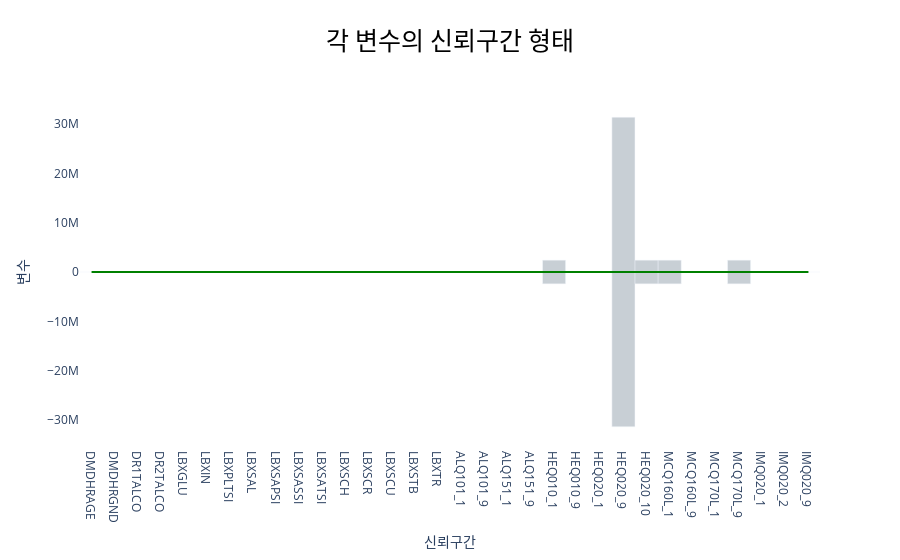

Source (notebook cell):
### Code cell
# 변수별 최소값, 최대값을 하나의 막대 그래프로 표현
fig = go.Figure()

for i in range(len(coef)):
    variable_name = names[i]
    
    range_color = color[i]
    range_height = conf_int.iloc[i, 1] - conf_int.iloc[i, 0]

    # 하나의 막대 그래프로 최소값과 최대값을 표현
    fig.add_trace(go.Bar(
        x=[variable_name],
        y=[range_height],
        base=[conf_int.iloc[i, 0]],
        marker=dict(color=range_color, line=dict(width=0.5)),
        showlegend=False,
        name=variable_name,
    ))

# y=0 직선 추가
fig.add_trace(go.Scatter(
    x=names,
    y=[0] * len(names),
    mode='lines',
    line=dict(color='green', width=2),
    name='y=0 line'
))

# 그래프 레이아웃 설정
fig.update_layout(
    title_text="각 변수의 신뢰구간 형태",
    title_x=0.5,
    title_xanchor='center',
    title_font_size=25,
    title_font_color='black',
    title_font_family='NanumSquare',
    plot_bgcolor='#ffffff',
    xaxis=dict(title='신뢰구간'),
    yaxis=dict(title='변수'),
    showlegend=False,
    bargap = 0
)

fig.update_traces(
    marker_opacity=0.4,
)

fig.show()

### Figure 1 — Plotly figure (JSON) as saved in the notebook; plotly's stock layout.template omitted (floating-point values rounded to 4 significant figures)
{"data": [{"base": [-0.02932], "marker": {"color": "lightslategray", "line": {"width": 0.5}, "opacity": 0.4}, "name": "DMDHRAGE", "showlegend": false, "type": "bar", "x": ["DMDHRAGE"], "y": [0.04572]}, {"base": [-0.8742], "marker": {"color": "lightslategray", "line": {"width": 0.5}, "opacity": 0.4}, "name": "DMDHRGND", "showlegend": false, "type": "bar", "x": ["DMDHRGND"], "y": [1.397]}, {"base": [-0.02619], "marker": {"color": "lightslategray", "line": {"width": 0.5}, "opacity": 0.4}, "name": "DR1TALCO", "showlegend": false, "type": "bar", "x": ["DR1TALCO"], "y": [0.03748]}, {"base": [-0.1167], "marker": {"color": "lightslategray", "line": {"width": 0.5}, "opacity": 0.4}, "name": "DR2TALCO", "showlegend": false, "type": "bar", "x": ["DR2TALCO"], "y": [0.1424]}, {"base": [-0.07524], "marker": {"color": "lightslategray", "line": {"width": 0.5}, "opacity": 0.4}, "name": "LBXGLU", "showlegend": false, "type": "bar", "x": ["LBXGLU"], "y": [0.08272]}, {"base": [-0.04343], "marker": {"color": "lightslategray", "line": {"width": 0.5}, "opacity": 0.4}, "name": "LBXIN", "showlegend": false, "type": "bar", "x": ["LBXIN"], "y": [0.1094]}, {"base": [-0.01598], "marker": {"color": "red", "line": {"width": 0.5}, "opacity": 0.4}, "name": "LBXPLTSI", "showlegend": false, "type": "bar", "x": ["LBXPLTSI"], "y": [0.01412]}, {"base": [-1.05], "marker": {"color": "lightslategray", "line": {"width": 0.5}, "opacity": 0.4}, "name": "LBXSAL", "showlegend": false, "type": "bar", "x": ["LBXSAL"], "y": [2.13]}, {"base": [-0.004568], "marker": {"color": "lightslategray", "line": {"width": 0.5}, "opacity": 0.4}, "name": "LBXSAPSI", "showlegend": false, "type": "bar", "x": ["LBXSAPSI"], "y": [0.01811]}, {"base": [-0.0146], "marker": {"color": "lightslategray", "line": {"width": 0.5}, "opacity": 0.4}, "name": "LBXSASSI", "showlegend": false, "type": "bar", "x": ["LBXSASSI"], "y": [0.03093]}, {"base": [0.002799], "marker": {"color": "red", "line": {"width": 0.5}, "opacity": 0.4}, "name": "LBXSATSI", "showlegend": false, "type": "bar", "x": ["LBXSATSI"], "y": [0.02233]}, {"base": [-0.006431], "marker": {"color": "lightslategray", "line": {"width": 0.5}, "opacity": 0.4}, "name": "LBXSCH", "showlegend": false, "type": "bar", "x": ["LBXSCH"], "y": [0.01701]}, {"base": [-0.4248], "marker": {"color": "lightslategray", "line": {"width": 0.5}, "opacity": 0.4}, "name": "LBXSCR", "showlegend": false, "type": "bar", "x": ["LBXSCR"], "y": [1.779]}, {"base": [-0.01342], "marker": {"color": "lightslategray", "line": {"width": 0.5}, "opacity": 0.4}, "name": "LBXSCU", "showlegend": false, "type": "bar", "x": ["LBXSCU"], "y": [0.04413]}, {"base": [-0.4882], "marker": {"color": "lightslategray", "line": {"width": 0.5}, "opacity": 0.4}, "name": "LBXSTB", "showlegend": false, "type": "bar", "x": ["LBXSTB"], "y": [2.158]}, {"base": [-0.008665], "marker": {"color": "lightslategray", "line": {"width": 0.5}, "opacity": 0.4}, "name": "LBXTR", "showlegend": false, "type": "bar", "x": ["LBXTR"], "y": [0.01338]}, {"base": [-1.012], "marker": {"color": "lightslategray", "line": {"width": 0.5}, "opacity": 0.4}, "name": "ALQ101_1", "showlegend": false, "type": "bar", "x": ["ALQ101_1"], "y": [2.566]}, {"base": [-1.803], "marker": {"color": "lightslategray", "line": {"width": 0.5}, "opacity": 0.4}, "name": "ALQ101_9", "showlegend": false, "type": "bar", "x": ["ALQ101_9"], "y": [2.435]}, {"base": [-0.7792], "marker": {"color": "lightslategray", "line": {"width": 0.5}, "opacity": 0.4}, "name": "ALQ151_1", "showlegend": false, "type": "bar", "x": ["ALQ151_1"], "y": [2.321]}, {"base": [-0.3329], "marker": {"color": "lightslategray", "line": {"width": 0.5}, "opacity": 0.4}, "name": "ALQ151_9", "showlegend": false, "type": "bar", "x": ["ALQ151_9"], "y": [2.667]}, {"base": [-2404000.0], "marker": {"color": "lightslategray", "line": {"width": 0.5}, "opacity": 0.4}, "name": "HEQ010_1", "showlegend": false, "type": "bar", "x": ["HEQ010_1"], "y": [4808000.0]}, {"base": [-19790.0], "marker": {"color": "lightslategray", "line": {"width": 0.5}, "opacity": 0.4}, "name": "HEQ010_9", "showlegend": false, "type": "bar", "x": ["HEQ010_9"], "y": [39540.0]}, {"base": [-2.93], "marker": {"color": "lightslategray", "line": {"width": 0.5}, "opacity": 0.4}, "name": "HEQ020_1", "showlegend": false, "type": "bar", "x": ["HEQ020_1"], "y": [4.923]}, {"base": [-31380000.0], "marker": {"color": "lightslategray", "line": {"width": 0.5}, "opacity": 0.4}, "name": "HEQ020_9", "showlegend": false, "type": "bar", "x": ["HEQ020_9"], "y": [62750000.0]}, {"base": [-2404000.0], "marker": {"color": "lightslategray", "line": {"width": 0.5}, "opacity": 0.4}, "name": "HEQ020_10", "showlegend": false, "type": "bar", "x": ["HEQ020_10"], "y": [4808000.0]}, {"base": [-2404000.0], "marker": {"color": "lightslategray", "line": {"width": 0.5}, "opacity": 0.4}, "name": "MCQ160L_1", "showlegend": false, "type": "bar", "x": ["MCQ160L_1"], "y": [4808000.0]}, {"base": [-2.893], "marker": {"color": "lightslategray", "line": {"width": 0.5}, "opacity": 0.4}, "name": "MCQ160L_9", "showlegend": false, "type": "bar", "x": ["MCQ160L_9"], "y": [3.175]}, {"base": [-1.616], "marker": {"color": "lightslategray", "line": {"width": 0.5}, "opacity": 0.4}, "name": "MCQ170L_1", "showlegend": false, "type": "bar", "x": ["MCQ170L_1"], "y": [5.365]}, {"base": [-2404000.0], "marker": {"color": "lightslategray", "line": {"width": 0.5}, "opacity": 0.4}, "name": "MCQ170L_9", "showlegend": false, "type": "bar", "x": ["MCQ170L_9"], "y": [4808000.0]}, {"base": [-0.9497], "marker": {"color": "lightslategray", "line": {"width": 0.5}, "opacity": 0.4}, "name": "IMQ020_1", "showlegend": false, "type": "bar", "x": ["IMQ020_1"], "y": [1.664]}, {"base": [-0.746], "marker": {"color": "lightslategray", "line": {"width": 0.5}, "opacity": 0.4}, "name": "IMQ020_2", "showlegend": false, "type": "bar", "x": ["IMQ020_2"], "y": [3.36]}, {"base": [-0.7378], "marker": {"color": "lightslategray", "line": {"width": 0.5}, "opacity": 0.4}, "name": "IMQ020_9", "showlegend": false, "type": "bar", "x": ["IMQ020_9"], "y": [2.101]}, {"line": {"color": "green", "width": 2}, "marker": {"opacity": 0.4}, "mode": "lines", "name": "y=0 line", "type": "scatter", "x": ["DMDHRAGE", "DMDHRGND", "DR1TALCO", "DR2TALCO", "LBXGLU", "LBXIN", "LBXPLTSI", "LBXSAL", "LBXSAPSI", "LBXSASSI", "LBXSATSI", "LBXSCH", "LBXSCR", "LBXSCU", "LBXSTB", "LBXTR", "ALQ101_1", "ALQ101_9", "ALQ151_1", "ALQ151_9", "HEQ010_1", "HEQ010_9", "HEQ020_1", "HEQ020_9", "HEQ020_10", "MCQ160L_1", "MCQ160L_9", "MCQ170L_1", "MCQ170L_9", "IMQ020_1", "IMQ020_2", "IMQ020_9"], "y": [0, 0, 0, 0, 0, 0, 0, 0, 0, 0, 0, 0, 0, 0, 0, 0, 0, 0, 0, 0, 0, 0, 0, 0, 0, 0, 0, 0, 0, 0, 0, 0]}], "layout": {"bargap": 0, "plot_bgcolor": "#ffffff", "showlegend": false, "title": {"font": {"color": "black", "family": "NanumSquare", "size": 25}, "text": "각 변수의 신뢰구간 형태", "x": 0.5, "xanchor": "center"}, "xaxis": {"title": {"text": "신뢰구간"}}, "yaxis": {"title": {"text": "변수"}}}}
